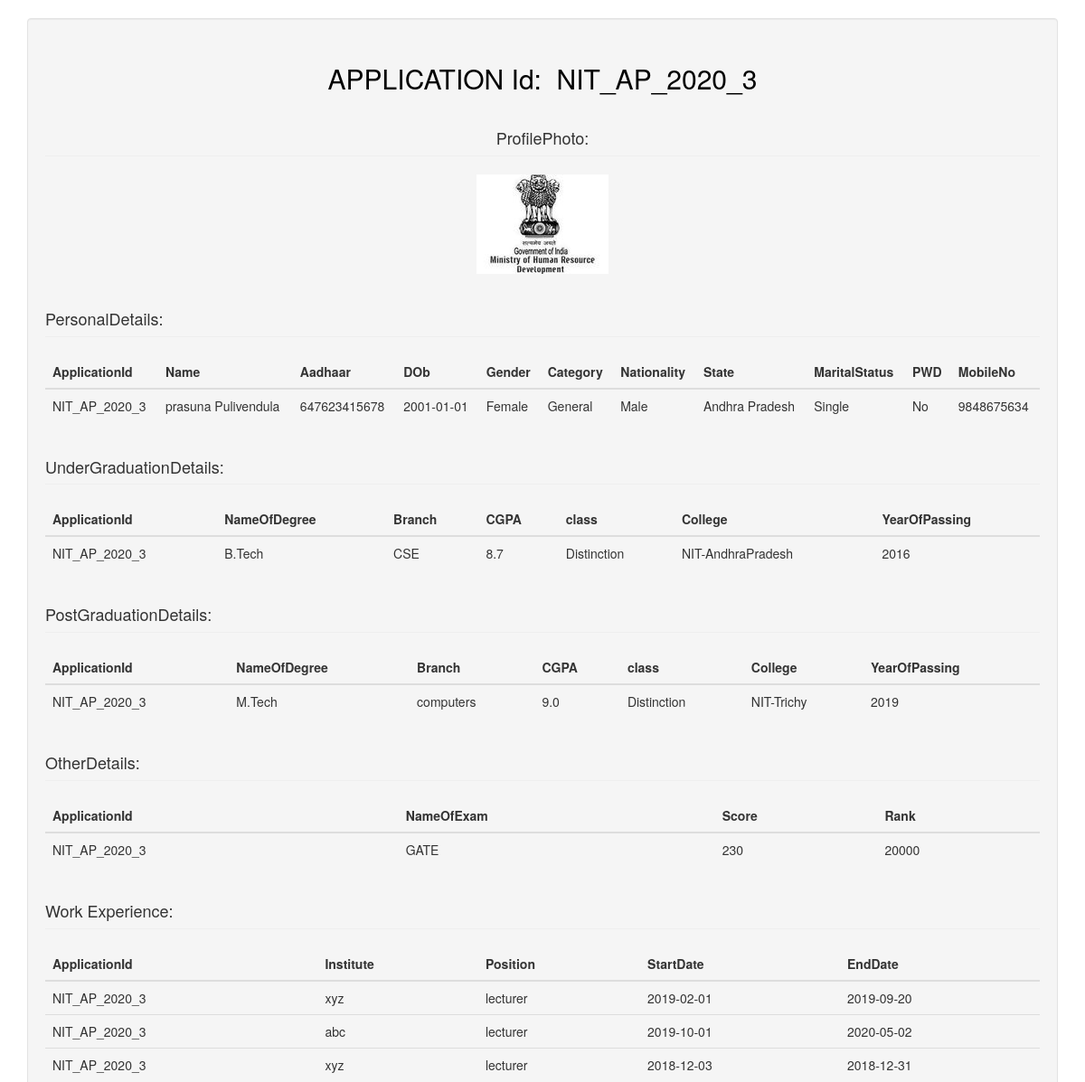
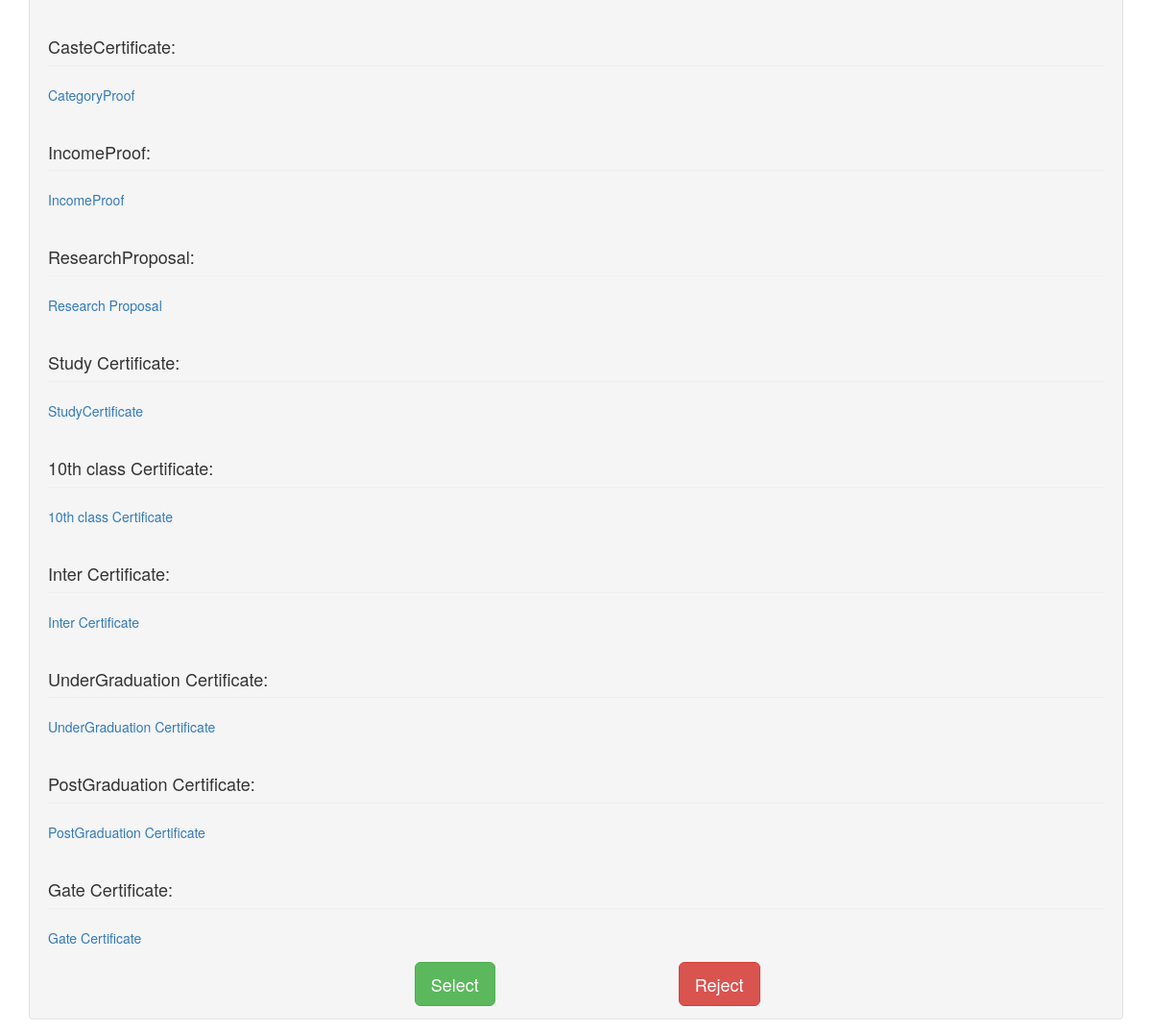
The app's page /viewss.php?value=NIT_AP_2020_3 with its own data (2 pictures, top to bottom).
### tables this page shows
CREATE TABLE `personaldetails` (
  `ApplicationId` varchar(100) NOT NULL,
  `Name` varchar(1000) NOT NULL,
  `Aadhaar` varchar(100) NOT NULL,
  `DOB` date NOT NULL,
  `Gender` varchar(100) NOT NULL,
  `Category` varchar(100) NOT NULL,
  `Nationality` varchar(100) NOT NULL,
  `State` varchar(100) NOT NULL,
  `MaritalStatus` varchar(100) NOT NULL,
  `Disability` varchar(100) NOT NULL,
  `MobileNo` varchar(100) NOT NULL,
  `personalStatus` varchar(100) NOT NULL
);

CREATE TABLE `ug` (
  `ApplicationId` varchar(100) NOT NULL,
  `Degree` varchar(100) NOT NULL,
  `Branch` varchar(100) NOT NULL,
  `cgpa` varchar(100) NOT NULL,
  `class` varchar(100) NOT NULL,
  `College` varchar(100) NOT NULL,
  `YearOfPassing` varchar(100) NOT NULL,
  `ugStatus` text NOT NULL
);

CREATE TABLE `pg` (
  `ApplicationId` varchar(100) NOT NULL,
  `Degree` varchar(100) NOT NULL,
  `Branch` varchar(100) NOT NULL,
  `cgpa` varchar(100) NOT NULL,
  `class` varchar(100) NOT NULL,
  `College` varchar(100) NOT NULL,
  `YearOfPassing` varchar(100) NOT NULL,
  `pgStatus` varchar(100) NOT NULL
);

CREATE TABLE `otherdetails` (
  `ApplicationId` varchar(100) NOT NULL,
  `Exam` varchar(100) NOT NULL,
  `Score` varchar(100) NOT NULL,
  `Rank` varchar(100) NOT NULL,
  `OtherStatus` varchar(100) NOT NULL
);

CREATE TABLE `workexperience` (
  `ApplicationId` varchar(100) NOT NULL,
  `Institute` varchar(100) NOT NULL,
  `Position` varchar(100) NOT NULL,
  `StartDate` date NOT NULL,
  `EndDate` date NOT NULL,
  `status` varchar(100) NOT NULL
);

### viewss.php (the view, shortened to what this page needs)
<?php
$id=$_GET['value'];
  ?>
<!DOCTYPE html>
<html>
<head>
    <link rel="stylesheet" href="https://maxcdn.bootstrapcdn.com/bootstrap/3.4.1/css/bootstrap.min.css" >
</head>
<body class="body">
  <div class="container" style=" padding-top: 20px;">
    <div class="well">
<?php
echo "<div class='text-center' style='text-align: center; padding-top: 10px; color: black'>
        <h2>APPLICATION Id:&nbsp; $id </h2>
      </div>";
      $file="/profilephoto/"."$id".".jpg";
      echo "<div class='text-center'><h4 class='page-header'>ProfilePhoto:</h4>";
                    echo "<img src='$file'></div>";
$conn= new mysqli("localhost","id13683540_root","mFk3Y(b|nRSzy)aZ","id13683540_phd" );
                   if($conn){
                       $sql="select ApplicationId,Name,Aadhaar,DOb,Gender,Category,Nationality,State,MaritalStatus,Disability as PWD,MobileNo from personaldetails where ApplicationId='$id'";
                        $result=mysqli_query($conn,$sql);
                      echo "<h4 class='page-header'>PersonalDetails:</h4>";
                       echo "<table class='table table-hover'> <thead><tr>";
                        while($fieldinfo=mysqli_fetch_field($result)){
                             echo "<th> $fieldinfo->name </th>";
                        }
                        echo "</tr></thead>";
                        while($row=mysqli_fetch_row($result)){
                         echo "<tr><td>$row[0]</td><td>$row[1]</td><td>$row[2]</td><td>$row[3]</td><td>$row[4]</td><td>$row[5]</td><td>$row[6]</td><td>$row[7]</td><td>$row[8]</td><td>$row[9]</td><td>$row[10]</td></tr>";
                        }
                        echo "</table>";
                        $sql1="select ApplicationId,Degree as NameOfDegree,Branch,cgpa as CGPA,class,College,YearOfPassing from ug where ApplicationId='$id'     ";
                         $result=mysqli_query($conn,$sql1);
                        echo "<h4 class='page-header'>UnderGraduationDetails:</h4>";
                       echo "<table class='table table-hover'> <thead><tr>";
                        while($fieldinfo=mysqli_fetch_field($result)){
                             echo "<th> $fieldinfo->name </th>";
                        }
                        echo "</tr></thead>";
                        while($row=mysqli_fetch_row($result)){
                         echo "<tr><td>$row[0]</td><td>$row[1]</td><td>$row[2]</td><td>$row[3]</td><td>$row[4]</td><td>$row[5]</td><td>$row[6]</td></tr>";
                        }
                        echo "</table>";
                        $sql2="select ApplicationId,Degree as NameOfDegree,Branch,cgpa as CGPA,class,College,YearOfPassing from pg where ApplicationId='$id'     ";
                         $result=mysqli_query($conn,$sql2);
                    echo "<h4 class='page-header'>PostGraduationDetails:</h4>";
                       echo "<table class='table table-hover'> <thead><tr>";
                        while($fieldinfo=mysqli_fetch_field($result)){
                             echo "<th> $fieldinfo->name </th>";
                        }
                        echo "</tr></thead>";
                        while($row=mysqli_fetch_row($result)){
                         echo "<tr><td>$row[0]</td><td>$row[1]</td><td>$row[2]</td><td>$row[3]</td><td>$row[4]</td><td>$row[5]</td><td>$row[6]</td></tr>";
                        }
                        echo "</table>";
                        $sql3="select ApplicationId,Exam as NameOfExam,Score,Rank from otherdetails where ApplicationId='$id'";
                         $result=mysqli_query($conn,$sql3);
                        echo "<h4 class='page-header'>OtherDetails:</h4>";
                       echo "<table class='table table-hover'> <thead><tr>";
                        while($fieldinfo=mysqli_fetch_field($result)){
                             echo "<th> $fieldinfo->name </th>";
                        }
                        echo "</tr></thead>";
                        while($row=mysqli_fetch_row($result)){
                         echo "<tr><td>$row[0]</td><td>$row[1]</td><td>$row[2]</td><td>$row[3]</td></tr>";
                        }
                        echo "</table>";
                       $sql4="select ApplicationId,Institute,Position,StartDate,EndDate from workexperience where ApplicationId='$id'";
                        $result=mysqli_query($conn,$sql4);
                        echo "<h4 class='page-header'>Work Experience:</h4>";
                       echo "<table class='table table-hover'> <thead><tr>";
                        while($fieldinfo=mysqli_fetch_field($result)){
                             echo "<th> $fieldinfo->name </th>";
                        }
                        echo "</tr></thead>";
                        while($row=mysqli_fetch_row($result)){
                         echo "<tr><td>$row[0]</td><td>$row[1]</td><td>$row[2]</td><td>$row[3]</td><td>$row[4]</td></tr>";
                        }
                        echo "</table>";
                   }
                     $file="/Caste/"."$id".".jpg";
      echo "<h4 class='page-header'>CasteCertificate:</h4>";
                  echo" <a href=$file>CategoryProof</a>";
                     $file="/Income/"."$id".".jpg";
      echo "<h4 class='page-header'>IncomeProof:</h4>";
                    echo" <a href=$file>IncomeProof</a>";
                     $file="/Research/"."$id".".jpg";
      echo "<h4 class='page-header'>ResearchProposal:</h4>";
                     echo" <a href=$file>Research Proposal</a>";
                       $file="/Study/"."$id".".jpg";
      echo "<h4 class='page-header'>Study Certificate:</h4>";
                     echo" <a href=$file>StudyCertificate</a>";
                      $file="/Tenth/"."$id".".jpg";
      echo "<h4 class='page-header'>10th class Certificate:</h4>";
                     echo" <a href=$file>10th class Certificate</a>";
                      $file="/Inter/"."$id".".jpg";
      echo "<h4 class='page-header'>Inter Certificate:</h4>";
                     echo" <a href=$file>Inter Certificate</a>";
                      $file="/Ug/"."$id".".jpg";
      echo "<h4 class='page-header'>UnderGraduation Certificate:</h4>";
                     echo" <a href=$file>UnderGraduation Certificate</a>";
                     $file="/Pg/"."$id".".jpg";
      echo "<h4 class='page-header'>PostGraduation Certificate:</h4>";
                    echo" <a href=$file>PostGraduation Certificate</a>";
                    $file="/Test/"."$id".".jpg";
      echo "<h4 class='page-header'>Gate Certificate:</h4>";
                    echo" <a href=$file>Gate Certificate</a>";
       echo"<form  method='post' action='viewss.php?value=$id'> <div class='form-group'>
    <div class='col-xs-offset-4 col-xs-3'>
      <button type='submit' name='select' class='btn btn-success btn-lg'>Select</button>
    </div>
    <div class='col-xs-3'>
      <button type='submit' name='reject' class='btn btn-danger btn-lg'>Reject</button>
    </div>
    <div class='col-xs-offset-2'></div>
  </div>
</form>";
?>
<br><br>
</div>
</div>
</body>
</html>

### records on screen
personaldetails: ApplicationId "NIT_AP_2020_3", Name "prasuna Pulivendula", Aadhaar "647623415678", DOB "2001-01-01", Gender "Female", Category "General", Nationality "Male", State "Andhra Pradesh", MaritalStatus "Single", Disability "No", MobileNo "9848675634"
ug: ApplicationId "NIT_AP_2020_3", Degree "B.Tech", Branch "CSE", cgpa "8.7", class "Distinction", College "NIT-AndhraPradesh", YearOfPassing "2016"
pg: ApplicationId "NIT_AP_2020_3", Degree "M.Tech", Branch "computers", cgpa "9.0", class "Distinction", College "NIT-Trichy", YearOfPassing "2019"
otherdetails: ApplicationId "NIT_AP_2020_3", Exam "GATE", Score "230", Rank "20000"
workexperience: ApplicationId "NIT_AP_2020_3", Institute "xyz", Position "lecturer", StartDate "2019-02-01", EndDate "2019-09-20"
workexperience: ApplicationId "NIT_AP_2020_3", Institute "abc", Position "lecturer", StartDate "2019-10-01", EndDate "2020-05-02"
workexperience: ApplicationId "NIT_AP_2020_3", Institute "xyz", Position "lecturer", StartDate "2018-12-03", EndDate "2018-12-31"

### other values on screen
$id "NIT_AP_2020_3"
$fieldinfo->name "ApplicationId"
$fieldinfo->name "Name"
$fieldinfo->name "Aadhaar"
$fieldinfo->name "DOb"
$fieldinfo->name "Gender"
$fieldinfo->name "Category"
$fieldinfo->name "Nationality"
$fieldinfo->name "State"
$fieldinfo->name "MaritalStatus"
$fieldinfo->name "PWD"
$fieldinfo->name "MobileNo"
$fieldinfo->name "NameOfDegree"
$fieldinfo->name "Branch"
$fieldinfo->name "CGPA"
